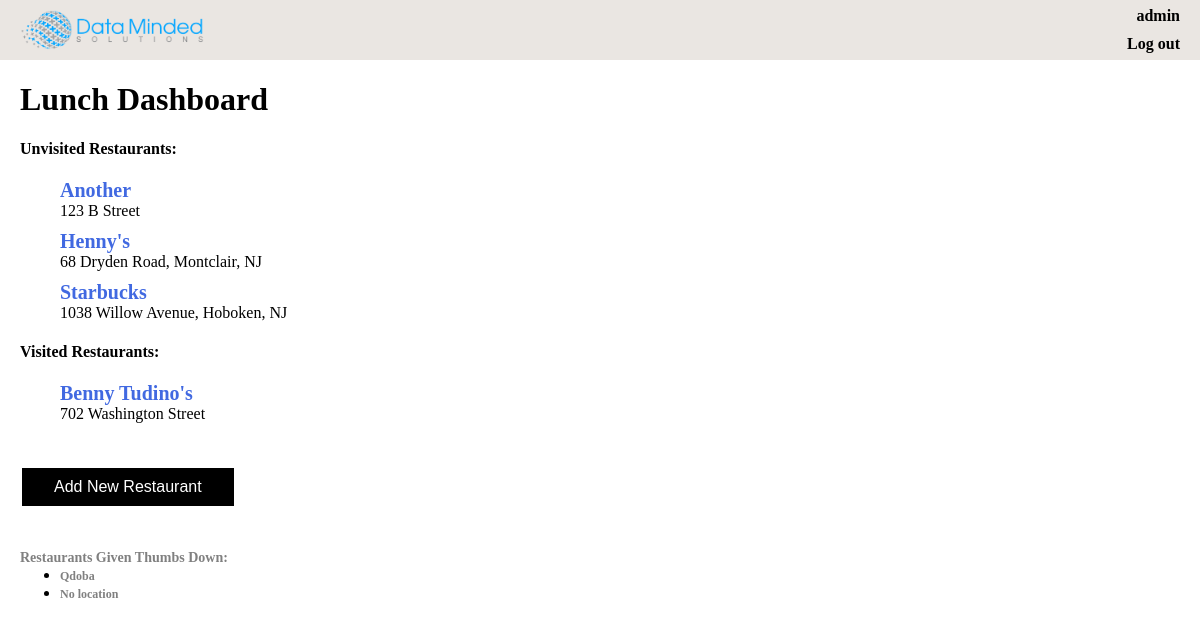
The app's page /lunch/ (signed in) with its own data.
### lunch/models.py (models this page shows, shortened)
class Restaurant(models.Model):
	name = models.CharField(max_length=200)
	address = models.CharField(max_length=200)
	latitude = models.DecimalField(max_digits=9, decimal_places=6, blank=True, null=True)
	longitude = models.DecimalField(max_digits=9, decimal_places=6, blank=True, null=True)
	visited = models.BooleanField(default=0)
	thumbs_down_by_users = models.ManyToManyField(User)

### lunch/views.py (the view)
@login_required
def dashboard(request):
	restaurants = Restaurant.objects.exclude(thumbs_down_by_users__pk=request.user.pk)
	visited_restaurants = list()
	unvisited_restaurants = list()
	for restaurant in restaurants:
		if restaurant.visited:
			visited_restaurants.append(restaurant)
		else:
			unvisited_restaurants.append(restaurant)
	thumbs_down_restaurants = Restaurant.objects.filter(thumbs_down_by_users__pk=request.user.pk)
	return render(request, 'lunch/dashboard.html',
		{'user': request.user,
		'visited_restaurants': visited_restaurants,
		'unvisited_restaurants': unvisited_restaurants,
		'thumbs_down_restaurants': thumbs_down_restaurants})

### lunch/templates/lunch/dashboard.html
{% extends './lunch_base.html' %}
{% block content %}
<h1 id="dashboard_title">Lunch Dashboard</h1>
{% if unvisited_restaurants|length %}
	{% include './dashboard_restaurant_list.html' with dashboard_list_name="Unvisited Restaurants" dashboard_restaurant_list=unvisited_restaurants %}
{% endif %}
{% if visited_restaurants|length %}
	{% include './dashboard_restaurant_list.html' with dashboard_list_name="Visited Restaurants" dashboard_restaurant_list=visited_restaurants %}
{% endif %}
{% if request.user.is_superuser %}
<div class="ptl">
	<button class="button" onclick="location.href='{% url 'add_restaurant' %}'">Add New Restaurant</button>
</div>
{% endif %}
{% if thumbs_down_restaurants|length %}
	<div class="ptx">
		<div class="thumbs_down_title">Restaurants Given Thumbs Down:</div>
		<ul class="mtn">
			{% for restaurant in thumbs_down_restaurants %}
				<li><a class="thumbs_down_restaurant_link" href="{% url 'restaurant' restaurant_id=restaurant.pk %}">{{ restaurant.name }}</a></li>
			{% endfor %}
		</ul>
	</div>
{% endif %}
{% endblock %}

### lunch/templates/lunch/lunch_base.html (shortened to what this page needs)
{% load static %}
<!DOCTYPE html>
<html lang="en">
<head>
    <link rel="stylesheet" type="text/css" href="{% static 'lunch/css/style.css' %}" />
    <link rel="stylesheet" type="text/css" href="{% static 'lunch/css/oocss-space.css' %}" />
</head>
<body>
    <div class="header">
        <a href="{% url 'dashboard' %}"><img class="header_logo" src="{% static 'lunch/images/DMS_Logo.png' %}"></a>
        <a class="user_name_link" href="{% url 'user_profile' %}">{{ user.username }}</a>
        <a class="log_out_link" href="{% url 'logout' %}">Log out</a>
    </div>
    <div class="content">
        {% block content %}{% endblock %}
    </div>
</body>
</html>

### lunch/templates/lunch/dashboard_restaurant_list.html
<div class="dashboard_list_container">
	<div class="dashboard_section_title">{{ dashboard_list_name }}:</div>
	<ul class="restaurant_list">
		{% for restaurant in dashboard_restaurant_list %}
			<li class="pts pbs">
			<a class="dash_restaurant_link" href="{% url 'restaurant' restaurant_id=restaurant.pk %}">{{ restaurant.name }}</a>
			<div class="dash_restaurant_address">{{ restaurant.address }}</div>
			</li>
		{% endfor %}
	</ul>
</div>

### lunch/static/lunch/css/style.css (style rules this page uses)
body { margin: 0 0 0 0; }
a { text-decoration: none; }
.header { color: black; background-color: #eae6e2; width: 100%; height: 60px; position: relative; }
.content { margin: 8px 20px 8px 20px; }
.header_logo { height: 40px; width: auto; max-width: 100%; position: absolute; top: 50%; transform: translateY(-50%); left: 20px; }
.user_name_link { color: black; font-weight: bold; position: absolute; right: 20px; bottom: 58%; }
.log_out_link { color: black; font-weight: bold; position: absolute; right: 20px; top: 58%; }
.dash_restaurant_link { color: #4169E1; font-weight: bold; font-size: 20px; }
.thumbs_down_title { color: gray; font-size: 14px; font-weight: bold; }
.thumbs_down_restaurant_link { color: gray; font-size: 12px; font-weight: bold; }
.restaurant_list { list-style-type: none; }
.dashboard_section_title { font-size: 16px; font-weight: bold; color: black; }
.button { background-color: black; border: none; color: white; padding: 10px 32px; text-align: center; text-decoration: none; display: inline-block; font-size: 16px; margin: 4px 2px; cursor: pointer; }

### lunch/static/lunch/css/oocss-space.css (style rules this page uses)
.pts,.pvs,.pas { padding-top:5px !important }
.ptl,.pvl,.pal { padding-top:20px !important }
.pbs,.pvs,.pas { padding-bottom:5px !important }
.ptx,.pvx,.pax { padding-top:40px !important }
.mtn,.mvn,.man { margin-top:0px !important }

### records on screen
Restaurant: name "Another", address "123 B Street"
Restaurant: name "Henny's", address "68 Dryden Road, Montclair, NJ"
Restaurant: name "Starbucks", address "1038 Willow Avenue, Hoboken, NJ"
Restaurant: name "Benny Tudino's", address "702 Washington Street"
Restaurant: name "Qdoba"
Restaurant: name "No location"

### other values on screen
{{ user.username }} "admin"
{{ dashboard_list_name }} "Unvisited Restaurants Visited Restaurants"
